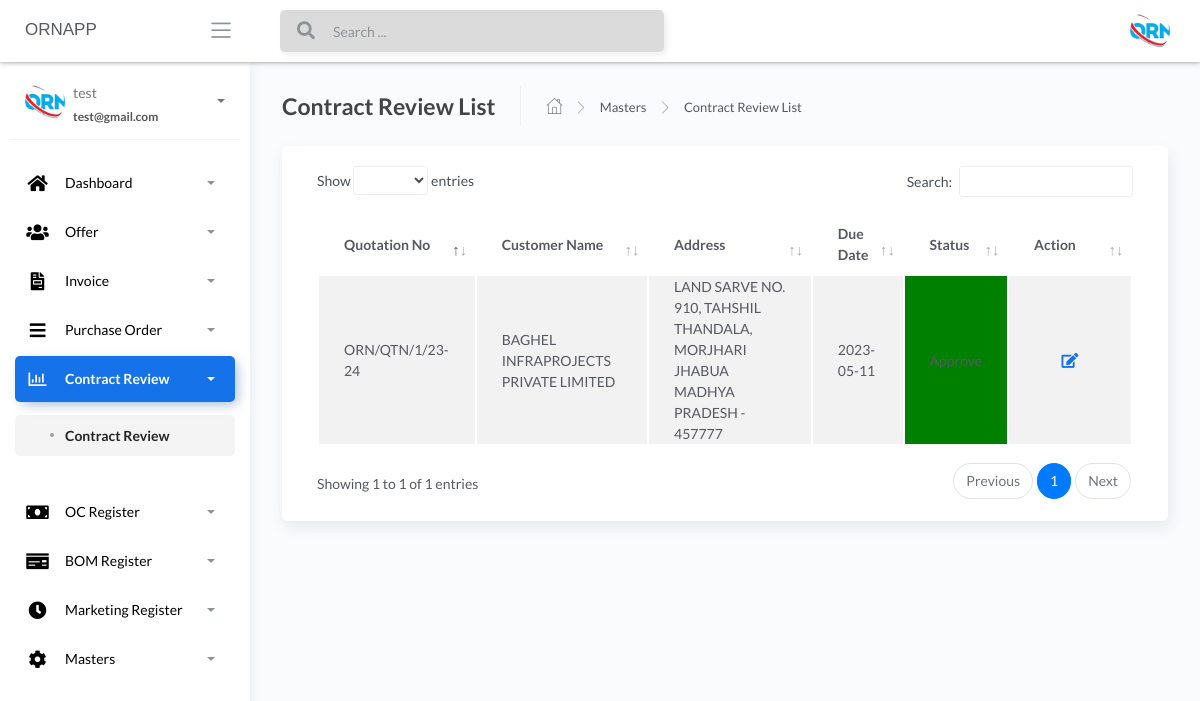
/Contract-Review-list (signed in), run on an earlier commit of the app's database.
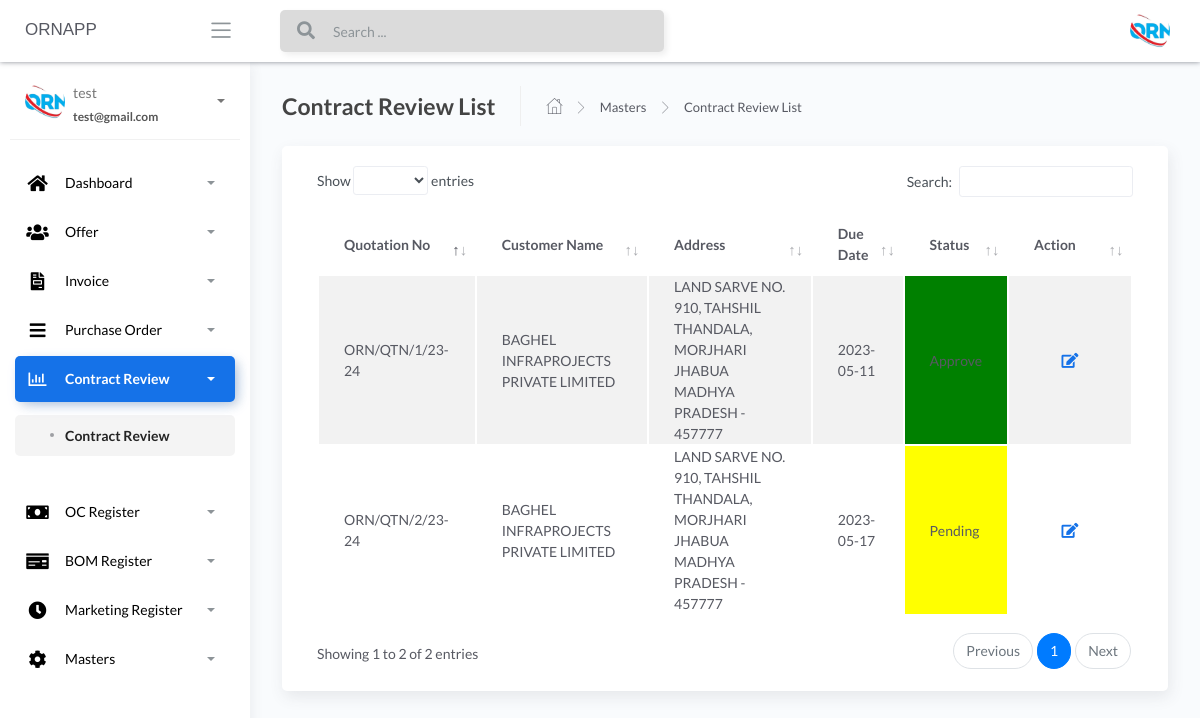
And on a later commit of the database.
### apps/home/models.py (models this page shows, shortened)
class AddOffer(db.Model):
    __tablename__ = "addoffer"
    id = db.Column(db.Integer, primary_key=True)
    customer_name_offer = db.Column(db.String())
    due_date_offer = db.Column(db.String())
    offer_type_offer = db.Column(db.String())
    quotation_number_offer = db.Column(db.String())
    marketing_person_offer = db.Column(db.String())
    currency_type_offer = db.Column(db.String())
    product_kit_offer_json = db.Column(db.String())
    total_amount_offer = db.Column(db.Float())
    freight_offer = db.Column(db.Float())
    cgst_igst_type_offer = db.Column(db.String())
    pf_percentage_offer = db.Column(db.Float())
    gst_offer = db.Column(db.Float())
    grand_total_offer = db.Column(db.Float())
    subject_offer = db.Column(db.String())
    reference_offer = db.Column(db.String())
    description_offer = db.Column(db.String())
    footer_description_offer = db.Column(db.String())
    notes_offer = db.Column(db.String())
    price_basis_offer = db.Column(db.String())
    PandFcharges_offer = db.Column(db.String())
    igst_terms_offer = db.Column(db.String())
    hsn_code_offer = db.Column(db.String())
    payment_terms_offer = db.Column(db.String())
    delivery_terms_offer = db.Column(db.String())
    freight_terms_offer = db.Column(db.String())
    validity_terms_offer = db.Column(db.String())
    warrenty_terms_offer = db.Column(db.String())
    contract_review_Order_No = db.Column(db.String())
    contract_review_Order_Date = db.Column(db.String())
    contract_review_PO_Qty = db.Column(db.Integer())
    contract_review_Billing_Address = db.Column(db.String())
    contract_review_Delivery_Address_1 = db.Column(db.String())
    contract_review_Delivery_Address_2 = db.Column(db.String())
    contract_review_Delivery_Address_3 = db.Column(db.String())
    contract_review_Delivery_Address_4 = db.Column(db.String())
    contract_review_Delivery_Address_5 = db.Column(db.String())
    contract_review_Offer_No = db.Column(db.String())
    contract_review_Total_Cost = db.Column(db.Float())
    contract_review_price = db.Column(db.String())
    contract_review_price_1 = db.Column(db.String())
    contract_review_price_2 = db.Column(db.String())
    contract_review_packing_and_Forwarding = db.Column(db.String())
    contract_review_packing_and_Forwarding_1 = db.Column(db.String())
    contract_review_packing_and_Forwarding_2 = db.Column(db.String())
    contract_review_gst = db.Column(db.String())
    contract_review_gst_1 = db.Column(db.String())
    contract_review_gst_2 = db.Column(db.String())
    contract_review_delivery = db.Column(db.String())
    contract_review_delivery_1 = db.Column(db.String())
    contract_review_delivery_2 = db.Column(db.String())
    contract_review_warrantly = db.Column(db.String())
    contract_review_warrantly_1 = db.Column(db.String())
    contract_review_warrantly_2 = db.Column(db.String())
    contract_review_terms_of_pay = db.Column(db.String())
    contract_review_terms_of_pay_1 = db.Column(db.String())
    contract_review_terms_of_pay_2 = db.Column(db.String())
    contract_review_freight = db.Column(db.String())
    contract_review_freight_1 = db.Column(db.String())
    contract_review_freight_2 = db.Column(db.String())
    contract_review_preferred_transporter = db.Column(db.String())
    contract_review_preferred_transporter_1 = db.Column(db.String())
    contract_review_preferred_transporter_2 = db.Column(db.String())
    contract_review_contact_person = db.Column(db.String())
    contract_review_telephone_number = db.Column(db.String())
    contract_review_email_id = db.Column(db.String())
    contract_review_notes = db.Column(db.String())
    contract_review_approve = db.Column(db.INT())
    offer_conformation_number = db.Column(db.String())

### apps/home/routes.py (the view)
@blueprint.route('/Contract-Review-list', methods=['GET', 'POST'])
@login_required
def Contract_Review_list():
    if request.method == 'GET':
        add_user_contractReview = AddOffer.query.all()
        return render_template('home/Contract-Review.html', add_user_contractReview=add_user_contractReview,segment='contractreview')

### apps/__init__.py (called while the page is built)
def configure_database(app):
    @app.before_first_request
    def initialize_database():
        db.create_all()
    @app.teardown_request
    def shutdown_session(exception=None):
        db.session.remove()

### apps/authentication/models.py (called while the page is built)
@login_manager.user_loader
def user_loader(id):
    return Users.query.filter_by(id=id).first()

### apps/templates/home/Contract-Review.html (shortened to what this page needs)
{% extends "layouts/base.html" %}
{% block content %}
	<div class="content">
		<div class="page-inner">
			<div class="page-header">
				<h4 class="page-title">Contract Review List</h4>
				<ul class="breadcrumbs">
					<li class="nav-home">
						<a href="#">
							<i class="flaticon-home"></i>
						</a>
					</li>
					<li class="separator">
						<i class="flaticon-right-arrow"></i>
					</li>
					<li class="nav-item">
						<a href="#">Masters</a>
					</li>
					<li class="separator">
						<i class="flaticon-right-arrow"></i>
					</li>
					<li class="nav-item">
						<a href="#">Contract Review List</a>
					</li>
				</ul>
			</div>
			<div class="row">
				<div class="col-md-12">
					<div class="card">
						<div class="card-body">
							<div class="table-responsive">
								<table id="add-row" class="display table table-striped table-hover" >
									<thead>
										<tr>
											<th>Quotation No</th>
											<th>Customer Name</th>
											<th>Address</th>
											<th>Due Date</th>
											<th>Status</th>
											<th style="width: 10%">Action</th>
										</tr>
									</thead>
									<tbody>
										{% for user in add_user_contractReview %}
										  <tr {% if loop.index % 2 == 0 %}{% else %}{% endif %}>
											<td>{{ user.quotation_number_offer }}</td>
											<td>{{ user.customer_name_offer }}</td>
											<td>{{ user.contract_review_Billing_Address }}</td>
											<td>{{ user.due_date_offer }}</td>
											<td style="background-color: {% if user.contract_review_approve %}green{% else %}yellow{% endif %}">
											  {% if user.contract_review_approve %}
												Approve
											  {% else %}
												Pending
											  {% endif %}
											</td>
											<td>
											  <div class="form-button-action">
												<span style="font-size: 24px; color: green;">
												  <a href="/{{ user.id }}/edit_contractoffer" type="button" data-toggle="tooltip" title="" class="btn btn-link btn-primary btn-lg" data-original-title="Edit Task">
													<i class="fas fa-edit"></i>
												  </a>
												</span>
											  </div>
											</td>
										  </tr>
										{% endfor %}
									  </tbody>
								</table>
							</div>
						</div>
					</div>
				</div>
			</div>
		</div>
	</div>
{% endblock content %}

What changed in the data, as far as the page shows it:
added AddOffer: quotation_number_offer "ORN/QTN/2/23-24", customer_name_offer "BAGHEL INFRAPROJECTS PRIVATE LIMITED", contract_review_Billing_Address "LAND SARVE NO. 910, TAHSHIL THANDALA, MORJHARI JHABUA MADHYA PRADESH - 457777", due_date_offer "2023-05-17", contract_review_approve "Pending"
Also different on the page:
text written by a page script: "Show entries Search: Showing 1 to 1 of 1 entries Previous 1 Next" → "Show entries Search: Showing 1 to 2 of 2 entries Previous 1 Next"
